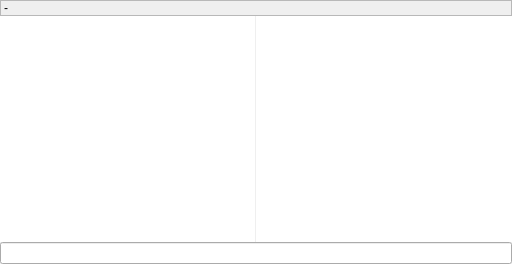
<?xml version="1.0" encoding="UTF-8"?>
<ui version="4.0">
 <class>MessageView</class>
 <widget class="QWidget" name="MessageView">
  <property name="geometry">
   <rect>
    <x>0</x>
    <y>0</y>
    <width>512</width>
    <height>264</height>
   </rect>
  </property>
  <layout class="QVBoxLayout" name="verticalLayout">
   <property name="spacing">
    <number>0</number>
   </property>
   <property name="leftMargin">
    <number>0</number>
   </property>
   <property name="topMargin">
    <number>0</number>
   </property>
   <property name="rightMargin">
    <number>0</number>
   </property>
   <property name="bottomMargin">
    <number>0</number>
   </property>
   <item>
    <widget class="EditableLabel" name="topicLabel">
     <property name="sizePolicy">
      <sizepolicy hsizetype="Ignored" vsizetype="Maximum">
       <horstretch>0</horstretch>
       <verstretch>0</verstretch>
      </sizepolicy>
     </property>
     <property name="autoFillBackground">
      <bool>true</bool>
     </property>
     <property name="frameShape">
      <enum>QFrame::StyledPanel</enum>
     </property>
     <property name="frameShadow">
      <enum>QFrame::Raised</enum>
     </property>
     <property name="text">
      <string>-</string>
     </property>
     <property name="textFormat">
      <enum>Qt::RichText</enum>
     </property>
     <property name="wordWrap">
      <bool>true</bool>
     </property>
     <property name="margin">
      <number>1</number>
     </property>
     <property name="openExternalLinks">
      <bool>true</bool>
     </property>
    </widget>
   </item>
   <item>
    <widget class="QSplitter" name="splitter">
     <property name="sizePolicy">
      <sizepolicy hsizetype="Expanding" vsizetype="Expanding">
       <horstretch>0</horstretch>
       <verstretch>0</verstretch>
      </sizepolicy>
     </property>
     <property name="orientation">
      <enum>Qt::Horizontal</enum>
     </property>
     <property name="handleWidth">
      <number>1</number>
     </property>
     <widget class="TextBrowser" name="textBrowser">
      <property name="sizePolicy">
       <sizepolicy hsizetype="Expanding" vsizetype="Expanding">
        <horstretch>1</horstretch>
        <verstretch>0</verstretch>
       </sizepolicy>
      </property>
      <property name="frameShape">
       <enum>QFrame::NoFrame</enum>
      </property>
      <property name="tabChangesFocus">
       <bool>true</bool>
      </property>
      <property name="textInteractionFlags">
       <set>Qt::LinksAccessibleByMouse|Qt::TextSelectableByMouse</set>
      </property>
      <property name="openLinks">
       <bool>false</bool>
      </property>
     </widget>
     <widget class="UserListView" name="listView">
      <property name="sizePolicy">
       <sizepolicy hsizetype="Expanding" vsizetype="Expanding">
        <horstretch>0</horstretch>
        <verstretch>0</verstretch>
       </sizepolicy>
      </property>
      <property name="focusPolicy">
       <enum>Qt::NoFocus</enum>
      </property>
      <property name="frameShape">
       <enum>QFrame::NoFrame</enum>
      </property>
      <property name="uniformItemSizes">
       <bool>true</bool>
      </property>
     </widget>
    </widget>
   </item>
   <item>
    <widget class="SearchEditor" name="searchEditor"/>
   </item>
   <item>
    <widget class="QWidget" name="widgetInput" native="true">
     <layout class="QVBoxLayout" name="verticalLayoutInputWidget">
      <property name="spacing">
       <number>0</number>
      </property>
      <property name="leftMargin">
       <number>0</number>
      </property>
      <property name="topMargin">
       <number>0</number>
      </property>
      <property name="rightMargin">
       <number>0</number>
      </property>
      <property name="bottomMargin">
       <number>0</number>
      </property>
     </layout>
    </widget>
   </item>
  </layout>
 </widget>
 <customwidgets>
  <customwidget>
   <class>SearchEditor</class>
   <extends>QLineEdit</extends>
   <header>searcheditor.h</header>
  </customwidget>
  <customwidget>
   <class>TextBrowser</class>
   <extends>QTextBrowser</extends>
   <header>textbrowser.h</header>
   <container>1</container>
  </customwidget>
  <customwidget>
   <class>UserListView</class>
   <extends>QListView</extends>
   <header>userlistview.h</header>
  </customwidget>
  <customwidget>
   <class>EditableLabel</class>
   <extends>QLabel</extends>
   <header>editablelabel.h</header>
  </customwidget>
 </customwidgets>
 <resources/>
 <connections/>
</ui>
